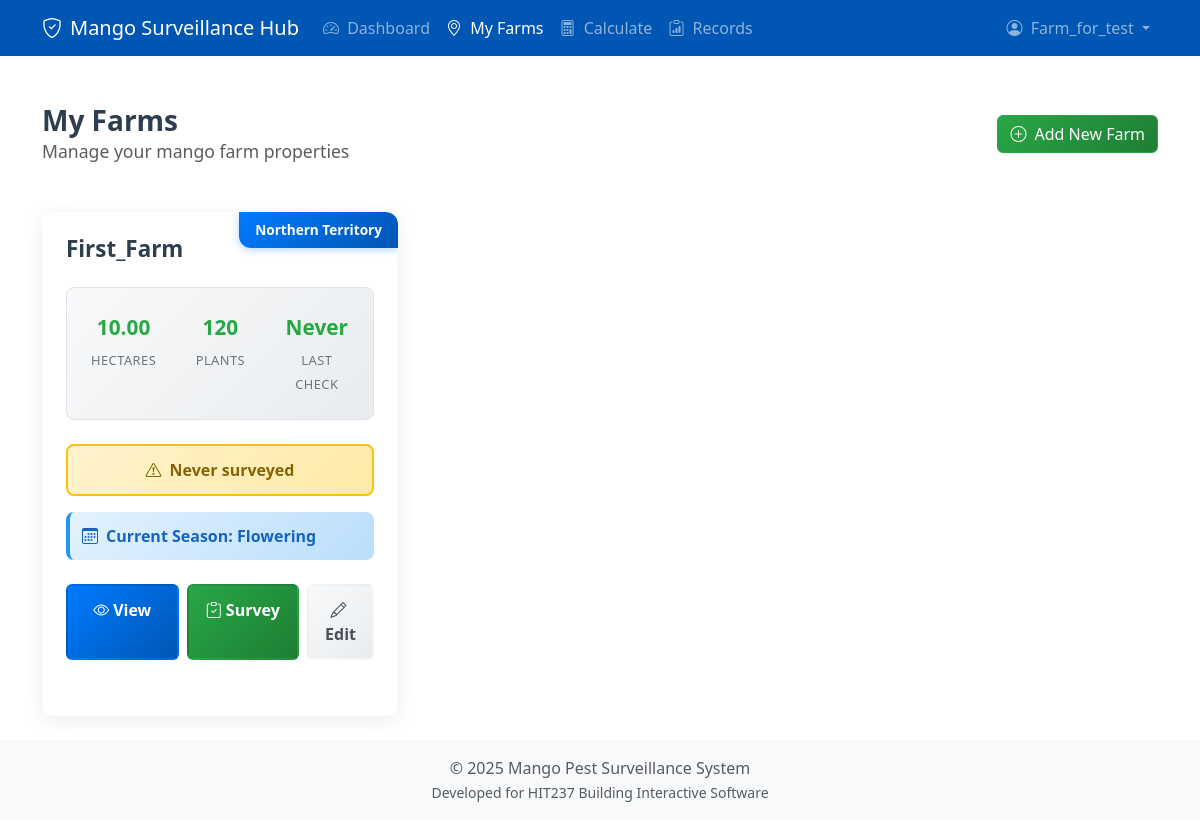
Before: /myfarms/ (signed in) with the older database file.
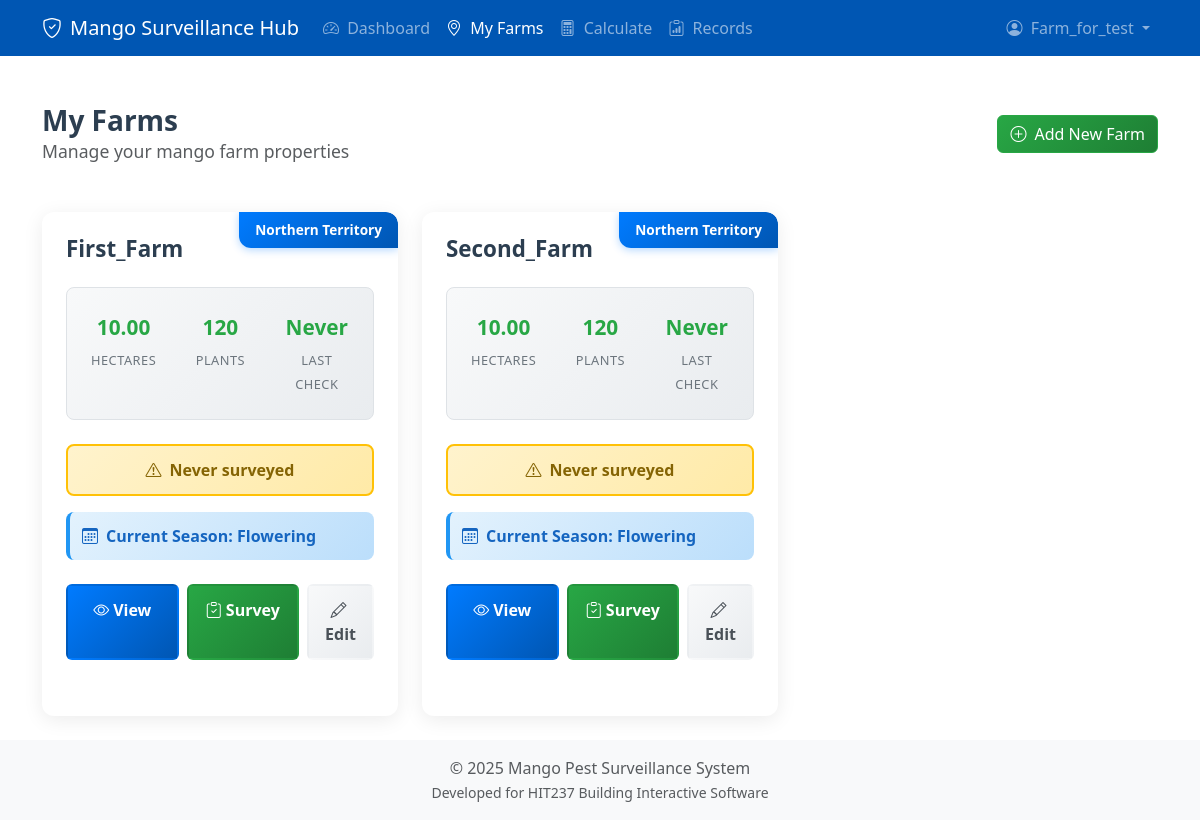
After: the same page with the newer database file.
### core/models.py (models this page shows, shortened)
class Farm(models.Model):
    owner = models.ForeignKey(Grower, on_delete=models.CASCADE, related_name='farms', db_index=True)
    name = models.CharField(max_length=100, db_index=True)
    region = models.ForeignKey(Region, on_delete=models.SET_NULL, null=True, blank=True, related_name='farms')
    size_hectares = models.DecimalField(max_digits=10, decimal_places=2, null=True, blank=True)
    stocking_rate = models.IntegerField(null=True, blank=True)
    plant_type = models.ForeignKey(PlantType, on_delete=models.SET_NULL, null=True, blank=True, related_name='farms')
    geoscape_address_id = models.CharField(max_length=50, blank=True, null=True, unique=True, db_index=True)
    formatted_address = models.CharField(max_length=500, blank=True, null=True)
    boundary = models.JSONField(null=True, blank=True)
    class Meta:
        ordering = ['name']
        indexes = [
            models.Index(fields=['name']),
            models.Index(fields=['owner']),
            models.Index(fields=['plant_type']),
            models.Index(fields=['region']),
            models.Index(fields=['geoscape_address_id']),
        ]
    def total_plants(self):
        if self.size_hectares is None or self.stocking_rate is None:
            return None
        return int(float(self.size_hectares) * self.stocking_rate)
    def current_season(self):
        current_month = timezone.now().month
        season_map = {
            1: 'Wet', 2: 'Wet', 3: 'Wet',
            4: 'Flowering', 5: 'Flowering', 6: 'Flowering', 7: 'Flowering',
            8: 'Dry', 9: 'Dry', 10: 'Dry',
            11: 'Wet', 12: 'Wet'
        }
        return season_map.get(current_month, 'Unknown')
    def last_surveillance_date(self):
        latest = self.survey_sessions.filter(status='completed').order_by('-end_time').first()
        return latest.end_time if latest else None
    def days_since_last_surveillance(self):
        last_date = self.last_surveillance_date()
        if not last_date:
            return None
        if isinstance(last_date, datetime):
            last_date = last_date.date()
        today = timezone.now().date()
        return (today - last_date).days

class Region(models.Model):
    name = models.CharField(max_length=100, unique=True)
    climate_zone = models.CharField(max_length=50, blank=True, null=True)
    state_abbreviation = models.CharField(
        max_length=3,
        blank=True,
        null=True,
        help_text="State/Territory abbreviation (e.g., NT, QLD, WA)"
    )

### core/views.py (the view)
# urls.py: path('myfarms/', views.home_view, name='myfarms'),
@login_required
def home_view(request):
    farms = get_user_farms(request.user)
    sorted_farms = sorted(farms, key=lambda f: (f.days_since_last_surveillance() is None, f.name))
    return render(request, 'core/home.html', {'farms': sorted_farms})

### core/services/farm_service.py (called while the page is built)
def get_user_farms(user: User) -> List[Farm]:
    try:
        grower = user.grower_profile
        return list(Farm.objects.filter(owner=grower).order_by('name'))
    except Grower.DoesNotExist:
        logger.warning(f"No grower profile found for user {user.username}")
        return []
    except Exception as e:
        logger.exception(f"Error retrieving farms for user {user.username}: {e}")
        return []

### core/templates/core/home.html (shortened to what this page needs)
{% extends 'core/base.html' %}
{% block content %}
<div class="d-flex justify-content-between align-items-center mb-4 page-header">
  <div>
    <h1 class="h3 mb-0">My Farms</h1>
    <p class="text-muted mb-0">Manage your mango farm properties</p>
  </div>
  <a href="{% url 'core:create_farm' %}" class="btn btn-success">
    <i class="bi bi-plus-circle me-2"></i>Add New Farm
  </a>
</div>
{% if farms %}
  <div class="row">
    {% for farm in farms %}
    <div class="col-lg-6 col-xl-4">
      <div class="card farm-card border-0">
        <div class="card-body">
          {% if farm.region.name %}
          <div class="region-badge">
            {{ farm.region.name }}
          </div>
          {% endif %}
          <h5 class="farm-card-title">{{ farm.name }}</h5>
          <div class="farm-stats">
            <div class="stat-item">
              <span class="stat-value">{{ farm.size_hectares|default:"?" }}</span>
              <span class="stat-label">Hectares</span>
            </div>
            <div class="stat-item">
              <span class="stat-value">{{ farm.total_plants|default:"?" }}</span>
              <span class="stat-label">Plants</span>
            </div>
            <div class="stat-item">
              {% with last_date=farm.last_surveillance_date %}
              <span class="stat-value">{{ last_date|date:"d M"|default:"Never" }}</span>
              <span class="stat-label">Last Check</span>
              {% endwith %}
            </div>
          </div>
          {% with days_since=farm.days_since_last_surveillance %}
          {% if days_since is None %}
          <div class="farm-status status-never">
            <i class="bi bi-exclamation-triangle me-2"></i>Never surveyed
          </div>
          {% elif days_since > 14 %}
          <div class="farm-status status-overdue">
            <i class="bi bi-exclamation-triangle me-2"></i>Due for surveillance ({{ days_since }} days ago)
          </div>
          {% elif days_since > 7 %}
          <div class="farm-status status-warning">
            <i class="bi bi-exclamation-circle me-2"></i>Check soon ({{ days_since }} days ago)
          </div>
          {% else %}
          <div class="farm-status status-good">
            <i class="bi bi-check-circle me-2"></i>Recently checked ({{ days_since }} days ago)
          </div>
          {% endif %}
          {% endwith %}
          {% with current_season=farm.current_season %}
          <div class="season-info">
            <p class="season-text mb-0">
              <i class="bi bi-calendar3 me-2"></i>Current Season: <strong>{{ current_season }}</strong>
            </p>
          </div>
          {% endwith %}
          <div class="farm-action-buttons">
            <a href="{% url 'core:farm_detail' farm.id %}" class="btn btn-primary">
              <i class="bi bi-eye me-1"></i>View
            </a>
            <a href="{% url 'core:start_survey_session' farm.id %}" class="btn btn-success">
              <i class="bi bi-clipboard-check me-1"></i>Survey
            </a>
            <a href="{% url 'core:edit_farm' farm.id %}" class="btn btn-light">
              <i class="bi bi-pencil me-1"></i>Edit
            </a>
          </div>
        </div>
      </div>
    </div>
    {% endfor %}
  </div>
{% endif %}
{% endblock %}

### core/templates/core/base.html (shortened to what this page needs)
<!DOCTYPE html>
<html lang="en">
<head>
    <link href="https://cdn.jsdelivr.net/npm/bootstrap@5.3.3/dist/css/bootstrap.min.css" rel="stylesheet">
    <link rel="stylesheet" href="https://cdn.jsdelivr.net/npm/bootstrap-icons@1.11.3/font/bootstrap-icons.min.css">
</head>
<body class="d-flex flex-column min-vh-100">
    <nav class="navbar navbar-expand-lg navbar-dark fixed-top" style="background-color: var(--primary-color);">
        <div class="container">
            <a class="navbar-brand d-flex align-items-center" href="{% url 'core:dashboard' %}">
                <i class="bi bi-shield-check me-2"></i>
                Mango Surveillance Hub
            </a>
            <div class="collapse navbar-collapse" id="navbarNav">
                {% if user.is_authenticated %}
                <ul class="navbar-nav me-auto mb-2 mb-lg-0">
                    <li class="nav-item">
                        <a class="nav-link {% if request.resolver_match.url_name == 'dashboard' %}active{% endif %}" href="{% url 'core:dashboard' %}">
                            <i class="bi bi-speedometer2 me-1"></i> Dashboard
                        </a>
                    </li>
                    <li class="nav-item">
                        <a class="nav-link {% if request.resolver_match.url_name == 'myfarms' %}active{% endif %}" href="{% url 'core:myfarms' %}">
                            <i class="bi bi-geo-alt me-1"></i> My Farms
                        </a>
                    </li>
                    <li class="nav-item">
                        <a class="nav-link {% if request.resolver_match.url_name == 'calculator' %}active{% endif %}" href="{% url 'core:calculator' %}">
                            <i class="bi bi-calculator me-1"></i> Calculate
                        </a>
                    </li>
                    <li class="nav-item">
                        <a class="nav-link {% if request.resolver_match.url_name == 'record_list' %}active{% endif %}" href="{% url 'core:record_list' %}">
                            <i class="bi bi-clipboard-data me-1"></i> Records
                        </a>
                    </li>
                </ul>
                <ul class="navbar-nav ms-auto mb-2 mb-lg-0">
                    <li class="nav-item dropdown">
                        <a class="nav-link dropdown-toggle" href="#" id="navbarDropdownAccount" role="button" data-bs-toggle="dropdown" aria-expanded="false">
                            <i class="bi bi-person-circle me-1"></i> {{ user.username }}
                        </a>
                    </li>
                </ul>
                {% endif %}
            </div>
        </div>
    </nav>
    <div class="container my-4">
        <main>
            {% block content %}
            {% endblock %}
        </main>
    </div>
    <footer class="mt-auto py-3 bg-light text-center">
        <div class="container">
            <span class="text-muted">© {% now "Y" %} Mango Pest Surveillance System</span><br>
            <small class="text-muted">Developed for HIT237 Building Interactive Software</small>
        </div>
    </footer>
</body>
</html>

### core/templates/core/base.html (style rules this page uses)
body { padding-top: 56px; }
:root { --primary-color: #0056b3; --secondary-color: #198754; --accent-color: #fd7e14; --light-bg: #f8f9fa; --card-border: #e9ecef; --card-shadow: 0 0.125rem 0.25rem rgba(0, 0, 0, 0.075); --card-shadow-hover: 0 0.5rem 1rem rgba(0, 0, 0, 0.15); }
.card { border-radius: 0.5rem; border: 1px solid var(--card-border); box-shadow: var(--card-shadow); overflow: hidden; }

### core/templates/core/home.html (style rules this page uses)
.farm-card { transition: all 0.3s ease; border-radius: 12px; overflow: hidden; border: 2px solid #e9ecef; box-shadow: 0 4px 20px rgba(0,0,0,0.08); margin-bottom: 2rem; height: 100%; background: #ffffff; }
.region-badge { position: absolute; top: 0; right: 0; background: linear-gradient(135deg, #007bff, #0056b3); color: white; padding: 8px 16px; border-radius: 0 12px 0 12px; font-weight: 600; font-size: 0.85rem; box-shadow: 0 2px 8px rgba(0,123,255,0.3); }
.farm-card .card-body { padding: 1.5rem; position: relative; }
.farm-card-title { font-size: 1.4rem; font-weight: 700; color: #2c3e50; margin-bottom: 1rem; padding-right: 2rem; }
.farm-stats { display: grid; grid-template-columns: repeat(3, 1fr); gap: 1rem; margin: 1.5rem 0; padding: 1rem; background: linear-gradient(135deg, #f8f9fa, #e9ecef); border-radius: 8px; border: 1px solid #dee2e6; }
.stat-item { text-align: center; padding: 0.5rem; }
.stat-value { font-size: 1.3rem; font-weight: 700; color: #28a745; display: block; margin-bottom: 0.25rem; }
.stat-label { font-size: 0.8rem; color: #6c757d; font-weight: 500; text-transform: uppercase; letter-spacing: 0.5px; }
.farm-status { margin: 1rem 0; padding: 0.75rem 1rem; border-radius: 8px; font-weight: 600; text-align: center; border: 2px solid transparent; }
.status-never { background: linear-gradient(135deg, #fff3cd, #ffeaa7); color: #856404; border-color: #ffc107; }
.season-info { padding: 0.75rem; background: linear-gradient(135deg, #e3f2fd, #bbdefb); border-radius: 8px; margin: 1rem 0; border-left: 4px solid #2196f3; }
.season-info .season-text { color: #1565c0; font-weight: 600; margin: 0; }
.farm-action-buttons { display: grid; grid-template-columns: 2fr 2fr 1fr; gap: 0.5rem; margin-top: 1.5rem; }
.farm-action-buttons .btn { font-weight: 600; border-radius: 6px; padding: 0.75rem 1rem; transition: all 0.2s ease; border: 2px solid transparent; }
.btn-primary { background: linear-gradient(135deg, #007bff, #0056b3); border-color: #007bff; }
.btn-success { background: linear-gradient(135deg, #28a745, #1e7e34); border-color: #28a745; }
.btn-light { background: linear-gradient(135deg, #f8f9fa, #e9ecef); color: #495057; border-color: #dee2e6; }
.page-header { margin-bottom: 2rem; padding: 1.5rem 0; }
.page-header h1 { color: #2c3e50; font-weight: 700; }
.page-header p { color: #6c757d; font-size: 1.1rem; }

Changed rows visible on the page:
added Farm: region.name "Northern Territory", name "Second_Farm", size_hectares "10.00", total_plants "120", last_surveillance_date "Never", current_season "Flowering"
